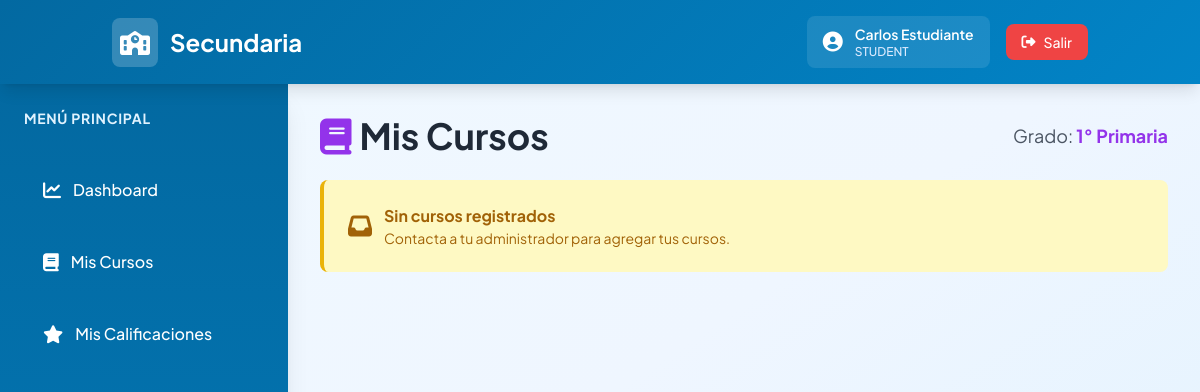
The app's page /student/my-courses (signed in) with its own data.
### models.py (models this page shows)
class User(UserMixin, db.Model):
    __tablename__ = 'users'
    id = db.Column(db.String(36), primary_key=True, default=lambda: str(uuid.uuid4()))
    email = db.Column(db.String(255), unique=True, nullable=False)
    password = db.Column(db.String(255), nullable=False)
    name = db.Column(db.String(255), nullable=False)
    role = db.Column(db.String(20), nullable=False)
    created_at = db.Column(db.DateTime, default=datetime.utcnow)

class Grade(db.Model):
    __tablename__ = 'grades'
    id = db.Column(db.String(36), primary_key=True, default=lambda: str(uuid.uuid4()))
    name = db.Column(db.String(50), unique=True, nullable=False)
    level = db.Column(db.Integer)
    max_students = db.Column(db.Integer, default=40)
    created_at = db.Column(db.DateTime, default=datetime.utcnow)

### routes.py (the view, shortened to what this page needs)
@app.route('/student/my-courses')
@login_required
def student_my_courses():
    if current_user.role != 'student':
        flash('Acceso denegado', 'error')
        return redirect(url_for('dashboard'))
    student = Student.query.filter_by(user_id=current_user.id).first()
    if not student:
        flash('Estudiante no encontrado', 'error')
        return redirect(url_for('dashboard'))
    enrollments = Enrollment.query.filter_by(student_id=student.id).all()
    schedules = Schedule.query.filter_by(grade_id=student.grade_id).all()
    courses_data = []
    return render_template('student_my_courses.html', courses_data=courses_data, student=student)

### app.py (called while the page is built)
@login_manager.user_loader
def load_user(user_id):
    try:
        return User.query.get(user_id)
    except Exception as e:
        print(f"Error loading user: {e}")
        return None

### templates/student_my_courses.html
{% extends "base.html" %}
{% block content %}
<div class="space-y-6">
    <div class="flex justify-between items-center">
        <h1 class="text-4xl font-bold text-gray-800"><i class="fas fa-book text-purple-600 mr-2"></i>Mis Cursos</h1>
        <p class="text-lg text-gray-600">Grado: <span class="font-bold text-purple-600">{{ student.grade.name }}</span></p>
    </div>
    {% if courses_data %}
    <div class="grid grid-cols-1 gap-6">
        {% for course in courses_data %}
        <div class="bg-white rounded-2xl shadow-lg overflow-hidden border-l-4 border-purple-600">
            <div class="bg-gradient-to-r from-purple-50 to-blue-50 p-6 border-b-2 border-purple-200">
                <div class="grid grid-cols-2 gap-4">
                    <div>
                        <p class="text-sm text-gray-600 font-semibold">Materia</p>
                        <p class="text-2xl font-bold text-gray-800">{{ course.subject.name }}</p>
                    </div>
                    <div>
                        <p class="text-sm text-gray-600 font-semibold">Profesor</p>
                        <p class="text-lg font-bold text-purple-700">{{ course.teacher.apellido_paterno or '' }} {{ course.teacher.apellido_materno or '' }} {{ course.teacher.user.name }}</p>
                        <p class="text-xs text-gray-600">{{ course.teacher.specialization or 'Sin especialización' }}</p>
                    </div>
                </div>
            </div>
            {% if course.schedules %}
            <div class="p-6">
                <h3 class="text-lg font-bold text-gray-800 mb-4 flex items-center gap-2">
                    <i class="fas fa-calendar-days text-purple-600"></i>
                    Horarios de Clase
                </h3>
                <div class="space-y-3">
                    {% for schedule in course.schedules %}
                    <div class="bg-sky-50 border-2 border-sky-200 rounded-lg p-4 flex justify-between items-center">
                        <div class="flex items-center gap-4 flex-1">
                            <div class="bg-purple-600 text-white px-4 py-2 rounded-lg font-bold text-center min-w-max">
                                {{ schedule.day_of_week }}
                            </div>
                            <div class="flex-1">
                                <p class="text-sm text-gray-600">Horario</p>
                                <p class="text-lg font-semibold text-gray-800">{{ schedule.start_time }} - {{ schedule.end_time }}</p>
                            </div>
                        </div>
                        <div class="text-right">
                            <p class="text-sm text-gray-600">Aula</p>
                            <p class="text-xl font-bold text-purple-700">{{ schedule.classroom or 'N/A' }}</p>
                        </div>
                    </div>
                    {% endfor %}
                </div>
            </div>
            {% else %}
            <div class="p-6 bg-yellow-50 border-t-2 border-yellow-200">
                <p class="text-yellow-700 text-sm font-semibold flex items-center gap-2">
                    <i class="fas fa-info-circle"></i>
                    No hay horarios registrados para esta materia.
                </p>
            </div>
            {% endif %}
        </div>
        {% endfor %}
    </div>
    {% else %}
    <div class="bg-yellow-100 border-l-4 border-yellow-500 text-yellow-700 p-6 rounded-lg">
        <div class="flex items-center gap-3">
            <i class="fas fa-inbox text-2xl"></i>
            <div>
                <p class="font-bold">Sin cursos registrados</p>
                <p class="text-sm">Contacta a tu administrador para agregar tus cursos.</p>
            </div>
        </div>
    </div>
    {% endif %}
</div>
{% endblock %}

### templates/base.html (shortened to what this page needs)
<!DOCTYPE html>
<html lang="es">
<head>
    <script src="https://cdn.tailwindcss.com"></script>
    <link rel="stylesheet" href="https://cdnjs.cloudflare.com/ajax/libs/font-awesome/6.4.0/css/all.min.css">
</head>
<body class="bg-gradient-to-br from-sky-50 via-blue-50 to-sky-100 text-gray-800 min-h-screen">
    <nav class="gradient-header text-white shadow-lg sticky top-0 z-50">
        <div class="container mx-auto px-6 py-4 flex justify-between items-center">
            <div class="text-2xl font-bold flex items-center gap-3">
                <div class="bg-white bg-opacity-20 p-2 rounded-lg">
                    <i class="fas fa-school text-2xl"></i>
                </div>
                <span>Secundaria</span>
            </div>
            <div class="flex gap-4 items-center">
                {% if current_user.is_authenticated %}
                <a href="{{ url_for('my_profile') }}" class="flex items-center gap-3 bg-white bg-opacity-10 px-4 py-2 rounded-lg hover:bg-opacity-20 transition cursor-pointer">
                    <i class="fas fa-user-circle text-xl"></i>
                    <div class="text-sm">
                        <div class="font-semibold">{{ current_user.name }}</div>
                        <div class="text-xs text-blue-100 uppercase font-medium">{{ current_user.role }}</div>
                    </div>
                </a>
                <a href="{{ url_for('logout') }}" class="bg-red-500 hover:bg-red-600 px-4 py-2 rounded-lg transition font-medium text-sm flex items-center gap-2">
                    <i class="fas fa-sign-out-alt"></i> Salir
                </a>
                {% endif %}
            </div>
        </div>
    </nav>
    {% if current_user.is_authenticated %}
    <div class="flex">
        <aside class="w-72 bg-gradient-to-b from-sky-700 to-sky-600 text-white min-h-screen p-6 shadow-xl">
            <div class="mb-8">
                <h2 class="text-sm font-bold uppercase tracking-wider text-sky-100 mb-4">Menú Principal</h2>
            </div>
            <ul class="space-y-3">
                <li>
                    <a href="{{ url_for('dashboard') }}" class="sidebar-item block p-4 rounded-lg hover:bg-sky-500 transition flex items-center gap-3 font-medium">
                        <i class="fas fa-chart-line text-lg"></i>
                        <span>Dashboard</span>
                    </a>
                </li>
                {% if current_user.role == 'admin' %}
                <li>
                    <a href="{{ url_for('students') }}" class="sidebar-item block p-4 rounded-lg hover:bg-sky-500 transition flex items-center gap-3 font-medium">
                        <i class="fas fa-users text-lg"></i>
                        <span>Estudiantes</span>
                    </a>
                </li>
                <li>
                    <a href="{{ url_for('teachers') }}" class="sidebar-item block p-4 rounded-lg hover:bg-sky-500 transition flex items-center gap-3 font-medium">
                        <i class="fas fa-chalkboard-user text-lg"></i>
                        <span>Profesores</span>
                    </a>
                </li>
                <li>
                    <a href="{{ url_for('grades') }}" class="sidebar-item block p-4 rounded-lg hover:bg-sky-500 transition flex items-center gap-3 font-medium">
                        <i class="fas fa-layer-group text-lg"></i>
                        <span>Grados</span>
                    </a>
                </li>
                <li>
                    <a href="{{ url_for('view_schedule') }}" class="sidebar-item block p-4 rounded-lg hover:bg-sky-500 transition flex items-center gap-3 font-medium">
                        <i class="fas fa-calendar-alt text-lg"></i>
                        <span>Horarios</span>
                    </a>
                </li>
                <li>
                    <a href="{{ url_for('admin_all_grades') }}" class="sidebar-item block p-4 rounded-lg hover:bg-sky-500 transition flex items-center gap-3 font-medium">
                        <i class="fas fa-star text-lg"></i>
                        <span>Calificaciones</span>
                    </a>
                </li>
                <li>
                    <a href="{{ url_for('admin_credentials') }}" class="sidebar-item block p-4 rounded-lg hover:bg-sky-500 transition flex items-center gap-3 font-medium">
                        <i class="fas fa-key text-lg"></i>
                        <span>Credenciales Estudiantes</span>
                    </a>
                </li>
                <li>
                    <a href="{{ url_for('admin_teacher_credentials') }}" class="sidebar-item block p-4 rounded-lg hover:bg-sky-500 transition flex items-center gap-3 font-medium">
                        <i class="fas fa-key text-lg"></i>
                        <span>Credenciales Profesores</span>
                    </a>
                </li>
                {% else %}
                <li>
                    <a href="{{ url_for('student_my_courses') }}" class="sidebar-item block p-4 rounded-lg hover:bg-sky-500 transition flex items-center gap-3 font-medium">
                        <i class="fas fa-book text-lg"></i>
                        <span>Mis Cursos</span>
                    </a>
                </li>
                <li>
                    <a href="{{ url_for('student_my_grades') }}" class="sidebar-item block p-4 rounded-lg hover:bg-sky-500 transition flex items-center gap-3 font-medium">
                        <i class="fas fa-star text-lg"></i>
                        <span>Mis Calificaciones</span>
                    </a>
                </li>
                {% endif %}
            </ul>
        </aside>
        <main class="flex-1 p-8 fade-in">
    {% else %}
    <main class="flex justify-center items-center min-h-screen">
    {% endif %}
            {% block content %}{% endblock %}
        </main>
    {% if current_user.is_authenticated %}</div>{% endif %}
</body>
</html>

### templates/base.html (style rules this page uses)
* { font-family: 'Plus Jakarta Sans', sans-serif; }
.gradient-header { background: linear-gradient(135deg, #0369a1 0%, #0284c7 100%); }
.sidebar-item { transition: all 0.3s ease; border-left: 3px solid transparent; }
.fade-in { animation: fadeIn 0.5s ease-in; }

### records on screen
User: name "Carlos Estudiante", role "STUDENT"
Grade: grade.name "1° Primaria"
